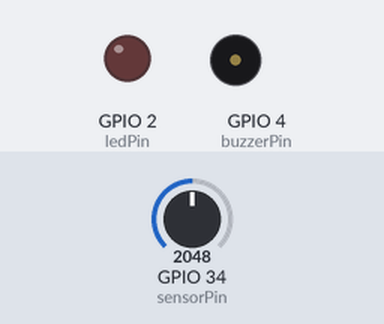
This sketch was run on a simulated ESP32. On the bench: output pins drawn as LEDs (lit = HIGH), buzzer (waves = sounding, pin HIGH). Inputs (shaded band) come from the test bench; at power-on: GPIO 34 (sensorPin) = 2048. WiFi joins after 1.5 s; servers stay silent unless stated; what the sketch prints to the serial monitor is not drawn.

Above: at 0.1 s.
At 1.6 s:
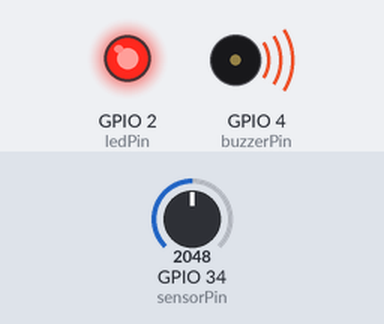
Timing chart, 0 to 3.1 s (numbered marks = the images above):
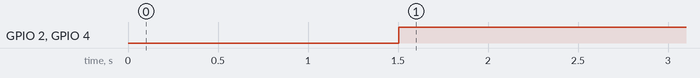

The sketch:

sketch.ino
```cpp
#include <WiFi.h>
#include "ThingSpeak.h"

const char* WIFI_NAME = "Wokwi-GUEST";
const char* WIFI_PASSWORD = "";

WiFiClient client;

// Ganti dengan data ThingSpeak milik Anda
unsigned long CHANNEL_ID = 3421495;
const char *WRITE_API_KEY = "ZTQ6HN5ZLRYM40J9";

const int sensorPin = 34;
const int ledPin = 2;
const int buzzerPin = 4;

void setup() {
  Serial.begin(115200);

  pinMode(ledPin, OUTPUT);
  pinMode(buzzerPin, OUTPUT);

  WiFi.begin(WIFI_NAME, WIFI_PASSWORD);

  Serial.print("Menghubungkan ke WiFi");
  while (WiFi.status() != WL_CONNECTED) {
    delay(500);
    Serial.print(".");
  }

  Serial.println("\nWiFi Terhubung!");

  ThingSpeak.begin(client);
}

void loop() {
  int sensorValue = analogRead(sensorPin);

  Serial.print("Nilai Sensor: ");
  Serial.println(sensorValue);

  if (sensorValue > 2000) {
    digitalWrite(ledPin, HIGH);
    digitalWrite(buzzerPin, HIGH);
    ThingSpeak.setField(2, 1); // Status Bocor
  } else {
    digitalWrite(ledPin, LOW);
    digitalWrite(buzzerPin, LOW);
    ThingSpeak.setField(2, 0); // Status Aman
  }

  ThingSpeak.setField(1, sensorValue);

  int status = ThingSpeak.writeFields(CHANNEL_ID, WRITE_API_KEY);

  if (status == 200) {
    Serial.println("Data berhasil dikirim ke ThingSpeak.");
  } else {
    Serial.print("Gagal mengirim data. Kode error: ");
    Serial.println(status);
  }

  delay(15000); // Interval minimum ThingSpeak
}
```

Measured:
- by itself, GPIO 2 (ledPin), GPIO 4 (buzzerPin): LOW → HIGH at 1.5 s
